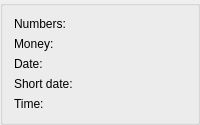
    <widget class="QGroupBox" name="m_groupSample">
     <property name="title">
      <string/>
     </property>
     <layout class="QGridLayout" name="gridLayout">
      <item row="0" column="0">
       <widget class="QLabel" name="m_labelNumbersSample">
        <property name="text">
         <string>Numbers:</string>
        </property>
       </widget>
      </item>
      <item row="0" column="1">
       <widget class="QLabel" name="m_textNumbersPositiveSample">
        <property name="text">
         <string/>
        </property>
       </widget>
      </item>
      <item row="0" column="2">
       <widget class="QLabel" name="m_textNumbersNegativeSample">
        <property name="text">
         <string/>
        </property>
       </widget>
      </item>
      <item row="1" column="0">
       <widget class="QLabel" name="m_labelMoneySample">
        <property name="text">
         <string>Money:</string>
        </property>
       </widget>
      </item>
      <item row="1" column="1">
       <widget class="QLabel" name="m_textMoneyPositiveSample">
        <property name="text">
         <string/>
        </property>
       </widget>
      </item>
      <item row="2" column="0">
       <widget class="QLabel" name="m_labelDateSample">
        <property name="text">
         <string>Date:</string>
        </property>
       </widget>
      </item>
      <item row="2" column="1" colspan="2">
       <widget class="QLabel" name="m_textDateSample">
        <property name="text">
         <string/>
        </property>
       </widget>
      </item>
      <item row="3" column="0">
       <widget class="QLabel" name="m_labelShortDateSample">
        <property name="text">
         <string>Short date:</string>
        </property>
       </widget>
      </item>
      <item row="3" column="1" colspan="2">
       <widget class="QLabel" name="m_textShortDateSample">
        <property name="text">
         <string/>
        </property>
       </widget>
      </item>
      <item row="4" column="0">
       <widget class="QLabel" name="m_labelTimeSample">
        <property name="text">
         <string>Time:</string>
        </property>
       </widget>
      </item>
      <item row="4" column="1" colspan="2">
       <widget class="QLabel" name="m_textTimeSample">
        <property name="text">
         <string/>
        </property>
       </widget>
      </item>
      <item row="1" column="2">
       <widget class="QLabel" name="m_textMoneyNegativeSample">
        <property name="text">
         <string/>
        </property>
       </widget>
      </item>
     </layout>
    </widget>
